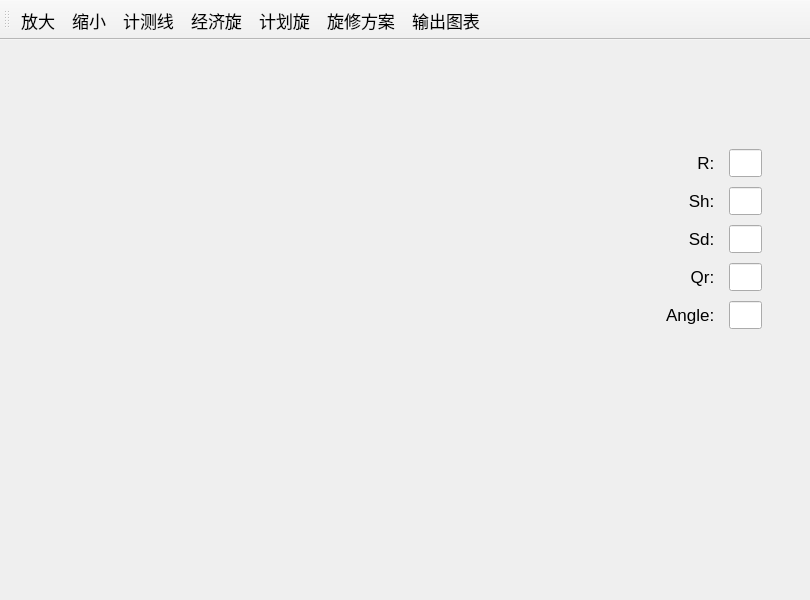
<?xml version="1.0" encoding="UTF-8"?>
<ui version="4.0">
 <class>DlgPlot</class>
 <widget class="QMainWindow" name="DlgPlot">
  <property name="geometry">
   <rect>
    <x>0</x>
    <y>0</y>
    <width>810</width>
    <height>600</height>
   </rect>
  </property>
  <property name="windowTitle">
   <string>MainWindow</string>
  </property>
  <widget class="QCustomPlot" name="plot">
   <widget class="QWidget" name="gridLayoutWidget">
    <property name="geometry">
     <rect>
      <x>390</x>
      <y>100</y>
      <width>381</width>
      <height>291</height>
     </rect>
    </property>
    <property name="font">
     <font>
      <pointsize>13</pointsize>
     </font>
    </property>
    <layout class="QGridLayout" name="gridLayout" rowstretch="1,1,1,1,1,8" columnstretch="8,1,1">
     <property name="leftMargin">
      <number>9</number>
     </property>
     <property name="topMargin">
      <number>9</number>
     </property>
     <property name="rightMargin">
      <number>9</number>
     </property>
     <property name="bottomMargin">
      <number>9</number>
     </property>
     <property name="spacing">
      <number>10</number>
     </property>
     <item row="1" column="0">
      <spacer name="horizontalSpacer">
       <property name="orientation">
        <enum>Qt::Horizontal</enum>
       </property>
       <property name="sizeHint" stdset="0">
        <size>
         <width>40</width>
         <height>20</height>
        </size>
       </property>
      </spacer>
     </item>
     <item row="4" column="2">
      <widget class="QLineEdit" name="lineEdit_5">
       <property name="font">
        <font>
         <pointsize>13</pointsize>
        </font>
       </property>
       <property name="text">
        <string/>
       </property>
      </widget>
     </item>
     <item row="3" column="2">
      <widget class="QLineEdit" name="lineEdit_4">
       <property name="font">
        <font>
         <pointsize>13</pointsize>
        </font>
       </property>
       <property name="text">
        <string/>
       </property>
      </widget>
     </item>
     <item row="4" column="1">
      <widget class="QLabel" name="label_5">
       <property name="font">
        <font>
         <pointsize>13</pointsize>
        </font>
       </property>
       <property name="text">
        <string>Angle: </string>
       </property>
       <property name="alignment">
        <set>Qt::AlignRight|Qt::AlignTrailing|Qt::AlignVCenter</set>
       </property>
      </widget>
     </item>
     <item row="0" column="1">
      <widget class="QLabel" name="label">
       <property name="font">
        <font>
         <pointsize>13</pointsize>
        </font>
       </property>
       <property name="text">
        <string>R: </string>
       </property>
       <property name="alignment">
        <set>Qt::AlignRight|Qt::AlignTrailing|Qt::AlignVCenter</set>
       </property>
      </widget>
     </item>
     <item row="2" column="1">
      <widget class="QLabel" name="label_3">
       <property name="font">
        <font>
         <pointsize>13</pointsize>
        </font>
       </property>
       <property name="text">
        <string>Sd: </string>
       </property>
       <property name="alignment">
        <set>Qt::AlignRight|Qt::AlignTrailing|Qt::AlignVCenter</set>
       </property>
      </widget>
     </item>
     <item row="1" column="1">
      <widget class="QLabel" name="label_2">
       <property name="font">
        <font>
         <pointsize>13</pointsize>
        </font>
       </property>
       <property name="text">
        <string>Sh: </string>
       </property>
       <property name="alignment">
        <set>Qt::AlignRight|Qt::AlignTrailing|Qt::AlignVCenter</set>
       </property>
      </widget>
     </item>
     <item row="3" column="1">
      <widget class="QLabel" name="label_4">
       <property name="font">
        <font>
         <pointsize>13</pointsize>
        </font>
       </property>
       <property name="text">
        <string>Qr: </string>
       </property>
       <property name="alignment">
        <set>Qt::AlignRight|Qt::AlignTrailing|Qt::AlignVCenter</set>
       </property>
      </widget>
     </item>
     <item row="0" column="2">
      <widget class="QLineEdit" name="lineEdit">
       <property name="font">
        <font>
         <pointsize>13</pointsize>
        </font>
       </property>
       <property name="text">
        <string/>
       </property>
      </widget>
     </item>
     <item row="1" column="2">
      <widget class="QLineEdit" name="lineEdit_2">
       <property name="font">
        <font>
         <pointsize>13</pointsize>
        </font>
       </property>
       <property name="text">
        <string/>
       </property>
      </widget>
     </item>
     <item row="2" column="2">
      <widget class="QLineEdit" name="lineEdit_3">
       <property name="font">
        <font>
         <pointsize>13</pointsize>
        </font>
       </property>
       <property name="text">
        <string/>
       </property>
      </widget>
     </item>
     <item row="5" column="1">
      <spacer name="verticalSpacer">
       <property name="orientation">
        <enum>Qt::Vertical</enum>
       </property>
       <property name="sizeHint" stdset="0">
        <size>
         <width>20</width>
         <height>40</height>
        </size>
       </property>
      </spacer>
     </item>
    </layout>
   </widget>
  </widget>
  <widget class="QToolBar" name="toolBar">
   <property name="font">
    <font>
     <family>楷体</family>
     <pointsize>13</pointsize>
    </font>
   </property>
   <property name="windowTitle">
    <string>toolBar</string>
   </property>
   <property name="toolButtonStyle">
    <enum>Qt::ToolButtonTextBesideIcon</enum>
   </property>
   <attribute name="toolBarArea">
    <enum>TopToolBarArea</enum>
   </attribute>
   <attribute name="toolBarBreak">
    <bool>false</bool>
   </attribute>
   <addaction name="ZoomIn"/>
   <addaction name="ZoomOut"/>
   <addaction name="actionhide"/>
   <addaction name="actioneconomyplan"/>
   <addaction name="actionplanline"/>
   <addaction name="actionmodify"/>
   <addaction name="actionsaveDiagram"/>
  </widget>
  <action name="ZoomIn">
   <property name="icon">
    <iconset resource="../images.qrc">
     <normaloff>:/images/bigger.png</normaloff>:/images/bigger.png</iconset>
   </property>
   <property name="text">
    <string>放大</string>
   </property>
   <property name="toolTip">
    <string>放大</string>
   </property>
  </action>
  <action name="ZoomOut">
   <property name="icon">
    <iconset resource="../images.qrc">
     <normaloff>:/images/smaller.png</normaloff>:/images/smaller.png</iconset>
   </property>
   <property name="text">
    <string>缩小</string>
   </property>
   <property name="toolTip">
    <string>缩小</string>
   </property>
  </action>
  <action name="actioneconomyplan">
   <property name="icon">
    <iconset resource="../images.qrc">
     <normaloff>:/images/economyline.png</normaloff>:/images/economyline.png</iconset>
   </property>
   <property name="text">
    <string>经济旋</string>
   </property>
  </action>
  <action name="actionplanline">
   <property name="icon">
    <iconset resource="../images.qrc">
     <normaloff>:/images/planline.png</normaloff>:/images/planline.png</iconset>
   </property>
   <property name="text">
    <string>计划旋</string>
   </property>
  </action>
  <action name="actionmodify">
   <property name="icon">
    <iconset resource="../images.qrc">
     <normaloff>:/images/line.png</normaloff>:/images/line.png</iconset>
   </property>
   <property name="text">
    <string>旋修方案</string>
   </property>
  </action>
  <action name="actionhide">
   <property name="icon">
    <iconset resource="../images.qrc">
     <normaloff>:/images/hide.png</normaloff>:/images/hide.png</iconset>
   </property>
   <property name="text">
    <string>计测线</string>
   </property>
  </action>
  <action name="actionsaveDiagram">
   <property name="icon">
    <iconset resource="../images.qrc">
     <normaloff>:/images/savediagram.png</normaloff>:/images/savediagram.png</iconset>
   </property>
   <property name="text">
    <string>输出图表</string>
   </property>
  </action>
 </widget>
 <customwidgets>
  <customwidget>
   <class>QCustomPlot</class>
   <extends>QWidget</extends>
   <header>qcustomplot.h</header>
   <container>1</container>
  </customwidget>
 </customwidgets>
 <resources>
  <include location="../images.qrc"/>
 </resources>
 <connections/>
</ui>
